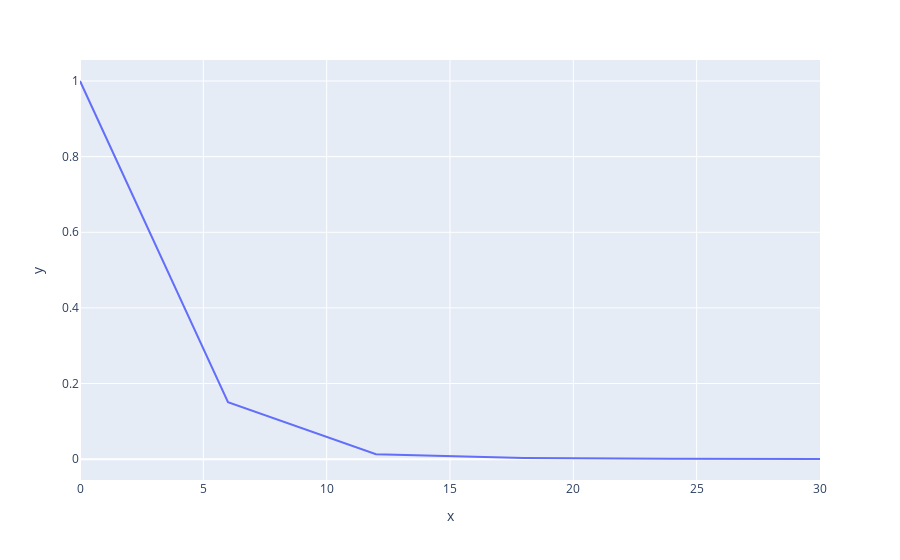

Notebook source saved alongside this figure:
### Code cell
fig2 = px.line(df, x=x_fit, y=y_fit)
fig2.show()

####don't use pre normalised data!!!

### Figure 1 — Plotly figure (JSON) as saved in the notebook; plotly's stock layout.template omitted (floating-point values rounded to 4 significant figures)
{"data": [{"hovertemplate": "x=%{x}<br>y=%{y}<extra></extra>", "legendgroup": "", "line": {"color": "#636efa", "dash": "solid"}, "marker": {"symbol": "circle"}, "mode": "lines", "name": "", "orientation": "v", "showlegend": false, "type": "scatter", "x": [0, 6, 12, 18, 24, 30], "xaxis": "x", "y": [1, 0.1507, 0.01315, 0.00292, 0.0009987, 0.0004341], "yaxis": "y"}], "layout": {"legend": {"tracegroupgap": 0}, "margin": {"t": 60}, "xaxis": {"anchor": "y", "domain": [0, 1], "title": {"text": "x"}}, "yaxis": {"anchor": "x", "domain": [0, 1], "title": {"text": "y"}}}}
